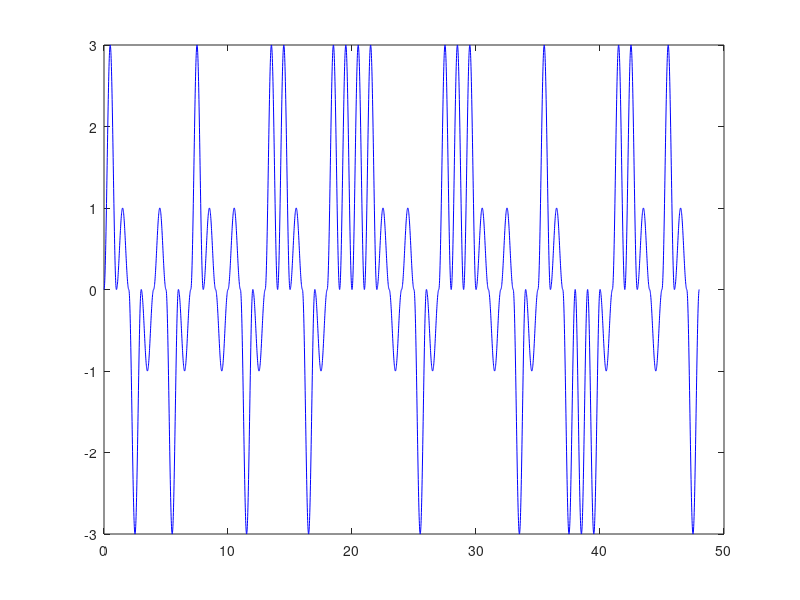

Source code (MATLAB): (Note: this script raises an error after producing the figure.)
%% a
x = linspace(0,1);
grc = 1/2*(1 - cos(2*pi*x));
%plot(T*x, grc) % Check the pulse for correct form
text = 'digital';
m = double(text);
b = reshape(dec2base(m, 2).', 1, []);
b(50) = 0; % Padding signal


%% 4-PAM
Apam = [-3 -1 1 3];
x = linspace(0,1);
sumAreaPam = 0;
for i = 1:49
    bstr = strcat(b(i), b(i+1));
    sig = bin2dec(bstr); %Choose signal from Apam alternatives
    plot(x, Apam(sig + 1)*grc, 'blue')
    hold on
    x = x + 1;
    i = i + 1;
    sumAreaPam = sumAreaPam + trapz(x, Apam(sig + 1)*grc);
end

%% 4-PSK
vl = [0 pi/2 pi 3*pi/2];
x = linspace(0,1);
sig1 = cos(8*pi*x + vl(1));  
sig2 = cos(8*pi*x + vl(2));
sig3 = cos(8*pi*x + vl(3));
sig4 = cos(8*pi*x + vl(4));
signals = [sig1 sig2 sig3 sig4];


for i = 1:49
    bstr = strcat(b(i), b(i+1));
    sig = bin2dec(bstr); %Choose signal from Apam alternatives
    
    plot(x, grc * signals(sig + 1), 'blue')
    hold on
    
    x = x + 1;
    i = i + 1;
end

%% 16-QAM
% 2 4-PAM signals i equal to 16-QAM in symmetric cases

Apam = [-3 -1 1 3];
x = linspace(0,1);
for i = 1:24
    bstr1 = strcat(b(i), b(i+1));
    sig1 = bin2dec(bstr1); %Choose signal from Apam alternatives
    bstr2 = strcat(b(i+25), b(i+26));
    sig2 = bin2dec(bstr2);
    plot(x, Apam(sig1 + 1)*grc + Apam(sig2 + 1)*grc, 'blue')
    hold on
    x = x + 1;
    i = i + 1;
end


%% b
% Average symbol energy should be integral / 50


